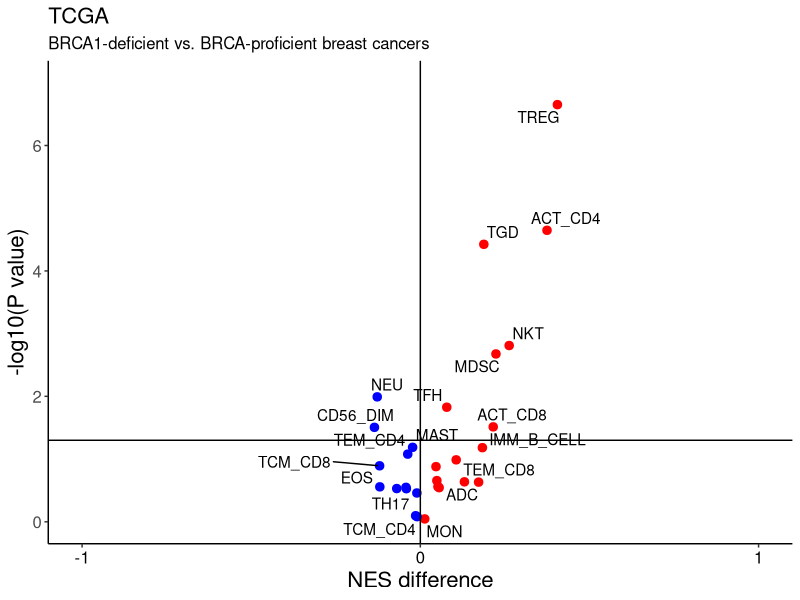

Write R code to recreate this figure.
# Load packages
library(ggplot2)
library(ggrepel)

# Set working directory
setwd("/Users/WIMM/Documents/BRCA_2018/Github/")

# Read file
df <- read.table("Data/TCGA_final.txt", header=TRUE, sep="\t", na.strings="NA", check.names=FALSE)

# CIN25 gene list
cells <-  c("ADC", "MDSC", "TEM_CD4", "TEM_CD8", "CD56_DIM", "TREG", "PDC", "MAST", "TFH", "MEM_B_CELL", "IMM_DC", "EOS", "CD56_BRIGHT", "MON", "MAC", "TGD", "ACT_CD4", "NKT", "ACT_B_CELL", "TCM_CD4", "TH1", "NK", "TH17", "IMM_B_CELL", "TH2", "TCM_CD8", "ACT_CD8", "NEU")

cells <- intersect(names(df), cells)

# Subset relevant columns
df <- df[,c("BRCA_status", cells)]

# Remove missing values
df <- na.omit(df)

# Compute FC and p-values
df.brca <- NULL
p.brca <- NULL

for(i in 1:length(cells)) {

    # Subset gene
    df.small <- df[, c("BRCA_status", cells[i])]
    
    # Retrieve expression values
    proficient <- df.small[which(df.small$BRCA_status=="BRCA-proficient"), 2]
    brca <- df.small[which(df.small$BRCA_status=="BRCA1-deficient"), 2]
    
    # Compute FC
    df.brca[i] <- median(brca, na.rm=TRUE) - median(proficient, na.rm=TRUE)
    
    # Compute p.values
    p.brca[i] <- wilcox.test(brca, proficient, na.rm=TRUE)$p.value
    
}

# Tabulate
results <- data.frame(cells, df.brca, p.brca, stringsAsFactors=FALSE)

# Indicate direction
results$direction <- ifelse(results$df.brca > 0, "Up", "Down")

# Volcano plot
    # Definition
    data <- results
    x <- data$df.brca
    y <- -log10(data$p.brca)
    z <- data$direction
    label <- data$cells
    maintitle <- "TCGA"
    subtitle <- "BRCA1-deficient vs. BRCA-proficient breast cancers"
    xtitle <- "NES difference"
    ytitle <- "-log10(P value)"
    ymin <- floor(min(y))
    ymax <- ceiling(max(y))
    yinterval <- 2
    xmin <- max(abs(floor(min(x))), ceiling(max(x))) * -1
    xmax <- max(abs(floor(min(x))), ceiling(max(x)))
    xinterval <- 1
    
    # Plot
    plot <- ggplot(data, aes(x=x, y=y, label=label)) +
               geom_point(shape=20, size=4, mapping=aes(color=z), show.legend=FALSE) +
               geom_text_repel(aes(label=label)) +
               geom_vline(xintercept = 0) +
               geom_hline(yintercept = 1.3) +
               scale_colour_manual(values=c("blue", "red")) +
               scale_x_continuous(limits=c(xmin, xmax), breaks=seq(xmin, xmax, by=xinterval)) +
               scale_y_continuous(limits=c(ymin, ymax), breaks=seq(ymin, ymax, by=yinterval)) +
               labs(title=maintitle, subtitle=subtitle, x=xtitle, y=ytitle) +
               theme(panel.grid.major=element_blank(),
                     panel.grid.minor=element_blank(),
                     panel.background=element_blank(),
                     axis.line = element_line(colour="black"),
                     axis.text.x=element_text(colour="black"),
                     axis.text=element_text(size=12),
                     axis.title=element_text(size=16),
                     plot.title=element_text(size=16),
                     plot.subtitle=element_text(size=12))
                     
    # Sava plot
    ggsave("Figures/Figure_3B.pdf", plot, width=8, height=8)

## Latest NES values here differ slightly from published ones because GSEA algorithm uses permutation. Therefore, slightly difference NES values will be returned each round.
